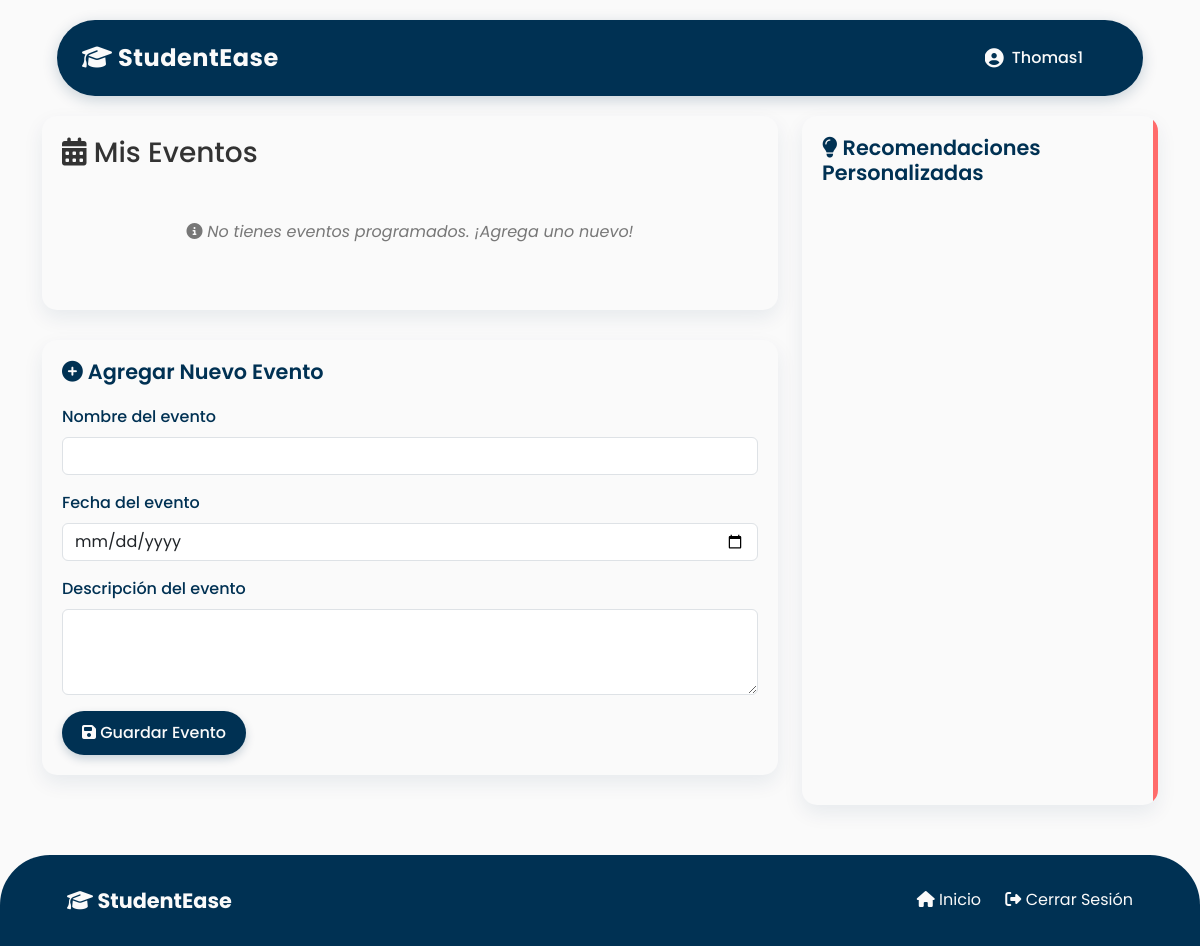
The app's page /aifunctions/calendario/ (signed in), older data.
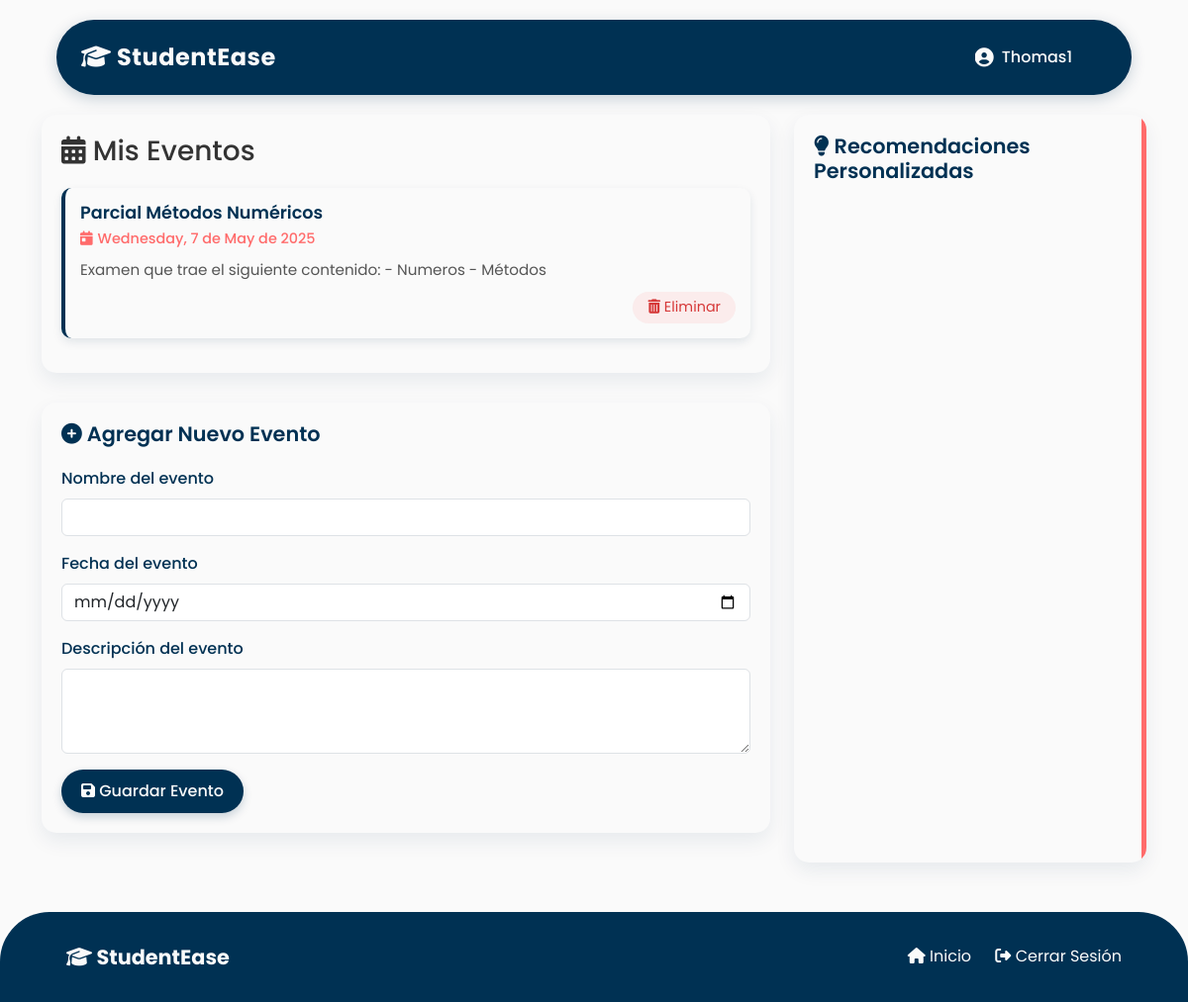
The same page, newer data.
### aifunctions/models.py (models this page shows, shortened)
class Evento(models.Model):
    estudiante = models.ForeignKey(Estudiante, on_delete=models.CASCADE)
    nombre = models.CharField(max_length=100)
    fecha = models.DateField()
    descripcion = models.TextField()

### aifunctions/views.py (the view, shortened to what this page needs)
# urls.py: path('calendario/', views.calendario, name='calendario'),
@login_required
def calendario(request):
    estudiante = Estudiante.objects.get(user=request.user)
    form = EventoForm()
    eventos = Evento.objects.filter(estudiante=estudiante)
    recomendaciones = obtener_recomendaciones_ia(estudiante)
    context = {
        'eventos': eventos,  # Pasamos los eventos directamente, no como JSON
        'form': form,
        'recomendaciones': recomendaciones,
        'user_name': request.user.username,
        'nombre': estudiante.nombre
    }
    return render(request, 'calendario.html', context)

### aifunctions/forms.py
class EventoForm(forms.ModelForm):
    class Meta:
        model = Evento
        exclude = ['estudiante']
        labels = {
            'nombre': 'Nombre del evento',
            'fecha': 'Fecha del evento',
            'descripcion': 'Descripción del evento',
        }
    fecha = forms.DateField(
        widget=forms.DateInput(attrs={'placeholder': 'YYYY-MM-DD', 'type': 'date'})
    )

### aifunctions/templates/calendario.html (shortened to what this page needs)
<!DOCTYPE html>
<html lang="es">
<head>
    <link href="https://cdn.jsdelivr.net/npm/bootstrap@5.3.0-alpha1/dist/css/bootstrap.min.css" rel="stylesheet">
    <link rel="stylesheet" href="https://cdnjs.cloudflare.com/ajax/libs/font-awesome/6.4.0/css/all.min.css">
</head>
<body>
    <div class="container">
        <nav class="navbar navbar-expand-lg navbar-dark">
            <div class="navbar-container">
                <a class="navbar-brand" href="{% url 'home' %}">
                    <i class="fas fa-graduation-cap"></i> StudentEase
                </a>
                <div class="user-profile">
                    <span class="navbar-text">
                        <i class="fas fa-user-circle"></i> {{ user_name }}
                    </span>
                </div>
            </div>
        </nav>
    </div>
    <div class="container">
        <div class="row">
            <div class="col-lg-8">
                <div class="calendar-container">
                    <h3><i class="fas fa-calendar-alt"></i> Mis Eventos</h3>
                    <div class="eventos-list">
                        {% if eventos %}
                            {% for evento in eventos %}
                                <div class="evento-card">
                                    <h4 class="evento-title">{{ evento.nombre }}</h4>
                                    <div class="evento-date">
                                        <i class="fas fa-calendar-day"></i> {{ evento.fecha|date:"l, j \d\e F \d\e Y" }}
                                    </div>
                                    <p class="evento-description">{{ evento.descripcion }}</p>
                                    <div class="evento-actions">
                                        <a href="{% url 'eliminar_evento' evento.id %}" class="btn btn-delete">
                                            <i class="fas fa-trash-alt"></i> Eliminar
                                        </a>
                                    </div>
                                </div>
                            {% endfor %}
                        {% else %}
                            <div class="no-eventos">
                                <p><i class="fas fa-info-circle"></i> No tienes eventos programados. ¡Agrega uno nuevo!</p>
                            </div>
                        {% endif %}
                    </div>
                </div>
                <div class="form-container">
                    <h3><i class="fas fa-plus-circle"></i> Agregar Nuevo Evento</h3>
                    <form method="post">
                        <div class="mb-3">
                            <label for="id_nombre" class="form-label">Nombre del evento</label>
                            <input type="text" name="nombre" class="form-control" id="id_nombre" required>
                        </div>
                        <div class="mb-3">
                            <label for="id_fecha" class="form-label">Fecha del evento</label>
                            <input type="date" name="fecha" class="form-control" id="id_fecha" required>
                        </div>
                        <div class="mb-3">
                            <label for="id_descripcion" class="form-label">Descripción del evento</label>
                            <textarea name="descripcion" class="form-control" id="id_descripcion" rows="3"></textarea>
                        </div>
                        <button type="submit" class="btn btn-custom">
                            <i class="fas fa-save"></i> Guardar Evento
                        </button>
                    </form>
                </div>
            </div>
            <div class="col-lg-4">
                <div class="recommendations-container">
                    <h3><i class="fas fa-lightbulb"></i> Recomendaciones Personalizadas</h3>
                    <div class="recommendations-content">
                    </div>
                </div>
            </div>
        </div>
    </div>
    <footer class="footer">
        <div class="container">
            <div class="footer-content">
                <div class="footer-logo">
                    <i class="fas fa-graduation-cap"></i> StudentEase
                </div>
                <div class="footer-links">
                    <a href="{% url 'home' %}"><i class="fas fa-home"></i> Inicio</a>
                    <a href="{% url 'logout' %}"><i class="fas fa-sign-out-alt"></i> Cerrar Sesión</a>
                </div>
            </div>
        </div>
    </footer>
</body>
</html>

### aifunctions/templates/calendario.html (style rules this page uses)
:root { --white: #fafafa; --dark-blue: #003153; --coral: #ff6b6b; --light-blue: #b0d0d3; --blue-gray: #bccad6; }
body { background-color: var(--white); font-family: 'Poppins', sans-serif; color: #333; padding-top: 20px; }
.navbar { background-color: var(--dark-blue); box-shadow: 0 4px 15px rgba(0, 49, 83, 0.2); padding: 15px 0; border-radius: 50px; margin: 0 15px 20px 15px; max-width: calc(100% - 30px); overflow: hidden; }
.navbar-container { padding: 0 25px; display: flex; justify-content: space-between; align-items: center; width: 100%; position: relative; }
.navbar .navbar-brand { color: var(--white); font-weight: 700; font-size: 1.5rem; letter-spacing: 0.5px; margin-right: 20px; flex-shrink: 0; }
.user-profile { display: flex; align-items: center; margin-right: 25px; padding-right: 10px; }
.navbar .navbar-text { color: var(--white); font-weight: 500; display: flex; align-items: center; white-space: nowrap; overflow: hidden; text-overflow: ellipsis; max-width: 200px; }
.navbar .navbar-text i { margin-right: 8px; font-size: 1.2rem; flex-shrink: 0; }
.calendar-container { background-color: var(--white); border-radius: 15px; box-shadow: 0 8px 20px rgba(0, 49, 83, 0.08); padding: 20px; margin-bottom: 30px; }
.eventos-list { margin-top: 20px; }
.evento-card { background-color: var(--white); border-radius: 10px; box-shadow: 0 4px 10px rgba(0, 49, 83, 0.1); padding: 15px; margin-bottom: 15px; border-left: 4px solid var(--dark-blue); transition: transform 0.2s ease; }
.evento-title { color: var(--dark-blue); font-weight: 600; font-size: 1.1rem; margin-bottom: 5px; }
.evento-date { color: var(--coral); font-weight: 500; font-size: 0.9rem; margin-bottom: 10px; display: flex; align-items: center; }
.evento-date i { margin-right: 5px; }
.evento-description { color: #555; font-size: 0.95rem; margin-bottom: 10px; }
.evento-actions { display: flex; justify-content: flex-end; }
.btn-delete { color: #d63939; background-color: rgba(255, 107, 107, 0.1); border: none; border-radius: 50px; padding: 5px 15px; font-size: 0.9rem; transition: all 0.2s ease; }
.form-container { background-color: var(--white); border-radius: 15px; box-shadow: 0 8px 20px rgba(0, 49, 83, 0.08); padding: 20px; margin-bottom: 30px; }
.form-container h3 { color: var(--dark-blue); font-weight: 600; margin-bottom: 20px; font-size: 1.3rem; }
.form-label { color: var(--dark-blue); font-weight: 500; }
.recommendations-container { background-color: var(--white); border-radius: 15px; box-shadow: 0 8px 20px rgba(0, 49, 83, 0.08); padding: 20px; height: 100%; position: relative; overflow: hidden; }
.recommendations-container::before { content: ""; position: absolute; top: 0; right: 0; width: 5px; height: 100%; background-color: var(--coral); border-radius: 0 15px 15px 0; }
.recommendations-container h3 { color: var(--dark-blue); font-weight: 600; margin-bottom: 20px; font-size: 1.3rem; }
.recommendations-content { color: #555; font-size: 0.95rem; line-height: 1.6; white-space: pre-line; }
.btn-custom { background-color: var(--dark-blue); color: var(--white); border: none; border-radius: 50px; padding: 10px 20px; font-weight: 500; transition: all 0.3s ease; box-shadow: 0 4px 10px rgba(0, 49, 83, 0.2); }
.footer { background-color: var(--dark-blue); color: var(--white); padding: 30px 0; margin-top: 50px; border-radius: 50px 50px 0 0; }
.footer-content { display: flex; justify-content: space-between; align-items: center; padding: 0 25px; }
.footer-logo { font-weight: 700; font-size: 1.3rem; }
.footer-links a { color: var(--white); margin-left: 20px; text-decoration: none; transition: color 0.3s ease; }

Row changes from the older to the newer data that the page shows:
added Evento: nombre "Parcial Métodos Numéricos", fecha "Wednesday, 7 de May de 2025", descripcion "Examen que trae el siguiente contenido: - Numeros - Métodos"
Text that changed along with them:
text no longer shown: "No tienes eventos programados. ¡Agrega uno nuevo!"
